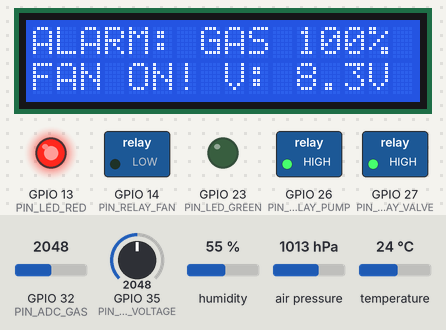
Bench run of a sketch on a simulated ESP32. On the bench: 16×2 character LCD, switched loads named in the sketch (green lamp = pin HIGH), output pins drawn as LEDs (lit = HIGH). The inputs (shaded band) are chosen by the test bench; at power-on: GPIO 32 (PIN_ADC_GAS) = 2048, GPIO 35 (PIN_ADC_VOLTAGE) = 2048, humidity 55 %, air pressure 1013 hPa, temperature 24 °C. What the sketch prints to the serial monitor is not drawn.

Above: at 3.1 s.
3.2 s: GPIO 32 (PIN_ADC_GAS) set to 854
At 4.2 s:
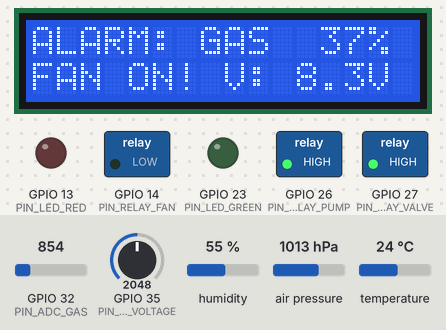
6.2 s: GPIO 32 (PIN_ADC_GAS) set to 741
At 6.7 s:
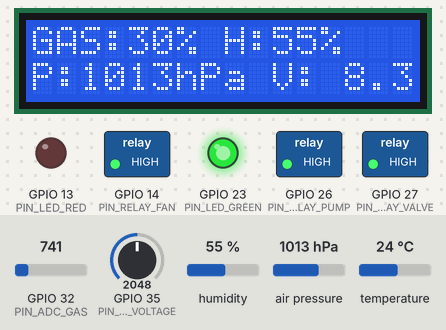
7.7 s: GPIO 32 (PIN_ADC_GAS) set to 1228
At 8.4 s:
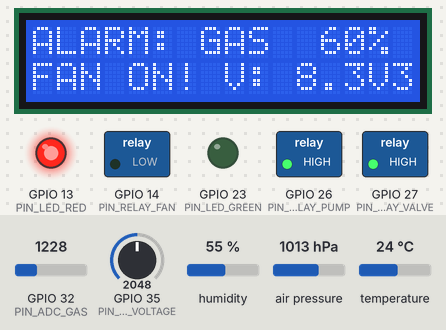
10.7 s: GPIO 35 (PIN_ADC_VOLTAGE) set to 2866
At 12.3 s:
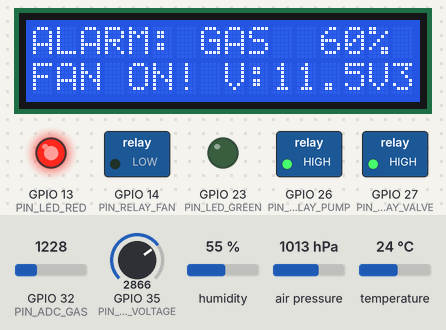
12.9 s: GPIO 35 (PIN_ADC_VOLTAGE) set to 3972
At 13.7 s:
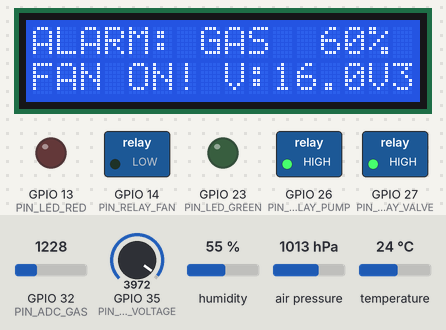
15.9 s: GPIO 32 (PIN_ADC_GAS) set to 122
At 17.4 s:
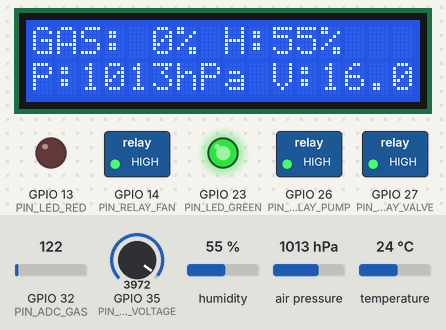
Timing chart, 0 to 18.7 s (numbered marks = the images above; inputs shaded):
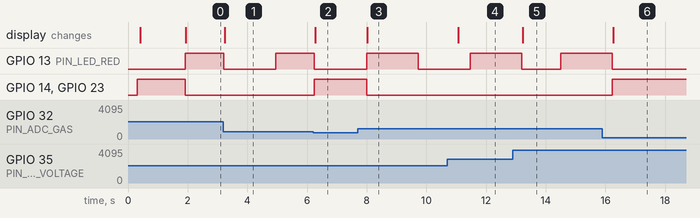

The sketch:

env_gas_test.ino
```cpp
/*
 * SCADA Environmental & Gas Safety Interlock Test
 * Target: ESP32 DevKit V1 (30-Pin)
 * Serial Baud: 115200 | Framework: Arduino Core for ESP32
 *
 * Features:
 * - Live MQ-2 Gas & Smoke Concentration monitoring (GPIO 32)
 * - Live GYBM (BME280/BMP280) Barometric Pressure, Temp & Humidity (I2C)
 * - Automatic Industrial Safety Interlock:
 *   If Gas exceeds safety threshold -> Red Alarm LED Blinks + Exhaust Fan (Relay 3) kicks ON!
 *   When air clears -> Fan turns OFF + Green Status LED returns.
 */

#include <Arduino.h>
#include <Wire.h>
#include <LiquidCrystal_I2C.h>
#include <Adafruit_Sensor.h>
#include <Adafruit_BME280.h>
#include <Adafruit_BMP280.h>

#define PIN_LED_GREEN      23
#define PIN_LED_RED        13
#define PIN_RELAY_FAN      14
#define PIN_RELAY_PUMP     26
#define PIN_RELAY_VALVE    27

#define PIN_ADC_GAS        32
#define PIN_ADC_VOLTAGE    35

LiquidCrystal_I2C lcd(0x27, 16, 2);
bool lcdFound = false;

Adafruit_BME280 bme;
Adafruit_BMP280 bmp;
bool bmeFound = false;
bool bmpFound = false;

const float V_REF = 3.3f;
const float ADC_RES = 4095.0f;
const float MQ2_DIVIDER_RATIO = 2.0f; // 15k/15k divider
const float VOLT_SENSOR_RATIO = 5.0f;

// Gas Alarm Threshold (in sensor Volts, clean air is ~0.4V - 0.7V)
const float GAS_ALARM_VOLTS = 1.3f;

float getBusVoltage() {
  int raw = analogRead(PIN_ADC_VOLTAGE);
  return (raw / ADC_RES) * V_REF * VOLT_SENSOR_RATIO;
}

float getGasVoltage() {
  int raw = analogRead(PIN_ADC_GAS);
  float adcVolts = (raw / ADC_RES) * V_REF;
  return adcVolts * MQ2_DIVIDER_RATIO;
}

void setup() {
  Serial.begin(115200);
  delay(300);
  Serial.println("\n=======================================================");
  Serial.println("  SCADA MQ-2 GAS & GYBM ENVIRONMENTAL MONITOR & INTERLOCK ");
  Serial.println("=======================================================");

  // Relays safe OFF (Active LOW: HIGH = OFF)
  pinMode(PIN_RELAY_PUMP, OUTPUT);
  pinMode(PIN_RELAY_VALVE, OUTPUT);
  pinMode(PIN_RELAY_FAN, OUTPUT);
  digitalWrite(PIN_RELAY_PUMP, HIGH);
  digitalWrite(PIN_RELAY_VALVE, HIGH);
  digitalWrite(PIN_RELAY_FAN, HIGH);

  pinMode(PIN_LED_GREEN, OUTPUT);
  pinMode(PIN_LED_RED, OUTPUT);
  digitalWrite(PIN_LED_GREEN, HIGH);
  digitalWrite(PIN_LED_RED, LOW);

  analogSetAttenuation(ADC_11db);

  // Initialize I2C Bus with anti-lock timeout
  Wire.begin(21, 22);
  Wire.setTimeOut(50);

  // Detect LCD
  for (byte i = 1; i < 127; i++) {
    Wire.beginTransmission(i);
    if (Wire.endTransmission() == 0 && (i == 0x27 || i == 0x3F)) {
      lcd = LiquidCrystal_I2C(i, 16, 2);
      lcdFound = true;
      break;
    }
  }

  if (lcdFound) {
    lcd.init();
    lcd.backlight();
    lcd.clear();
    lcd.setCursor(0, 0);
    lcd.print("ENV & GAS TEST");
    lcd.setCursor(0, 1);
    lcd.print("Calibrating...");
  }

  // Detect GYBM (BME280 / BMP280)
  if (bme.begin(0x76, &Wire) || bme.begin(0x77, &Wire)) {
    bmeFound = true;
    Serial.println("[GYBM] BME280 Detected (Pressure, Temp, Humidity)");
  } else if (bmp.begin(0x76) || bmp.begin(0x77)) {
    bmpFound = true;
    Serial.println("[GYBM] BMP280 Detected (Pressure, Temp)");
  } else {
    Serial.println("[GYBM] Note: BME/BMP280 not responding on 0x76/0x77.");
  }

  delay(1500);
}

void loop() {
  float gasVolts = getGasVoltage();
  float busVoltage = getBusVoltage();

  float ambTempC = 0.0f;
  float pressureHpa = 0.0f;
  float humidityPct = 0.0f;

  if (bmeFound) {
    ambTempC = bme.readTemperature();
    pressureHpa = bme.readPressure() / 100.0f;
    humidityPct = bme.readHumidity();
  } else if (bmpFound) {
    ambTempC = bmp.readTemperature();
    pressureHpa = bmp.readPressure() / 100.0f;
  }

  // Calculate intuitive Gas Index (0% - 100%)
  // Baseline clean air is ~0.4V, max hazardous gas is ~3.0V
  int gasPercent = (int)(((gasVolts - 0.4f) / (3.0f - 0.4f)) * 100.0f);
  if (gasPercent < 0) gasPercent = 0;
  if (gasPercent > 100) gasPercent = 100;

  // --- AUTOMATED SAFETY INTERLOCK ---
  bool gasAlarm = (gasVolts >= GAS_ALARM_VOLTS);

  if (gasAlarm) {
    // EMERGENCY GAS VENTILATION
    digitalWrite(PIN_RELAY_FAN, LOW);  // Turn ON 12V Exhaust Fan!
    digitalWrite(PIN_LED_GREEN, LOW);
    digitalWrite(PIN_LED_RED, (millis() / 250) % 2); // Fast alarm blink

    Serial.printf("[ALARM! GAS DETECTED] Gas: %4.2fV (%d%%) -> EXHAUST FAN ACTIVE!\n", gasVolts, gasPercent);

    if (lcdFound) {
      lcd.setCursor(0, 0);
      lcd.printf("ALARM: GAS %3d%% ", gasPercent);
      lcd.setCursor(0, 1);
      lcd.printf("FAN ON! V:%4.1fV", busVoltage);
    }
  } else {
    // NORMAL CLEAN AIR STATUS
    digitalWrite(PIN_RELAY_FAN, HIGH); // Exhaust Fan OFF
    digitalWrite(PIN_LED_GREEN, HIGH);
    digitalWrite(PIN_LED_RED, LOW);

    Serial.printf("[NORMAL] Gas: %4.2fV (%d%%) | Amb T: %4.1fC | Press: %5.0fhPa | Hum: %3.0f%% | Bus: %4.1fV\n",
                  gasVolts, gasPercent, ambTempC, pressureHpa, humidityPct, busVoltage);

    if (lcdFound) {
      lcd.setCursor(0, 0);
      if (bmeFound) {
        lcd.printf("GAS:%2d%% H:%2.0f%%   ", gasPercent, humidityPct);
      } else {
        lcd.printf("GAS:%2d%% T:%2.0fC   ", gasPercent, ambTempC);
      }

      lcd.setCursor(0, 1);
      lcd.printf("P:%4.0fhPa V:%4.1fV", pressureHpa, busVoltage);
    }
  }

  delay(400);
}
```

Measured:
- the behaviour switches between 807 and 806 on GPIO 32 (PIN_ADC_GAS) (found by bisection; images 1 and 2)
- after the input at 3.2 s, the display: changes at once (image 1)
- after the input at 6.2 s, GPIO 14 (PIN_RELAY_FAN), GPIO 23 (PIN_LED_GREEN): LOW → HIGH after 0.05 s; the display: changes after 0.08 s (image 2)
- after the input at 7.7 s, GPIO 13 (PIN_LED_RED): LOW → HIGH after 0.29 s, → LOW 1.7 s later; GPIO 14 (PIN_RELAY_FAN), GPIO 23 (PIN_LED_GREEN): HIGH → LOW after 0.29 s; the display: changes after 0.33 s (image 3)
- after the input at 10.7 s, the display: changes after 0.36 s (image 4)
- after the input at 12.9 s, the display: changes after 0.33 s (image 5)
- after the input at 15.9 s, GPIO 13 (PIN_LED_RED): goes on until 16.2 s, then stays LOW; GPIO 14 (PIN_RELAY_FAN), GPIO 23 (PIN_LED_GREEN): LOW → HIGH after 0.33 s; the display: changes after 0.37 s (image 6)
